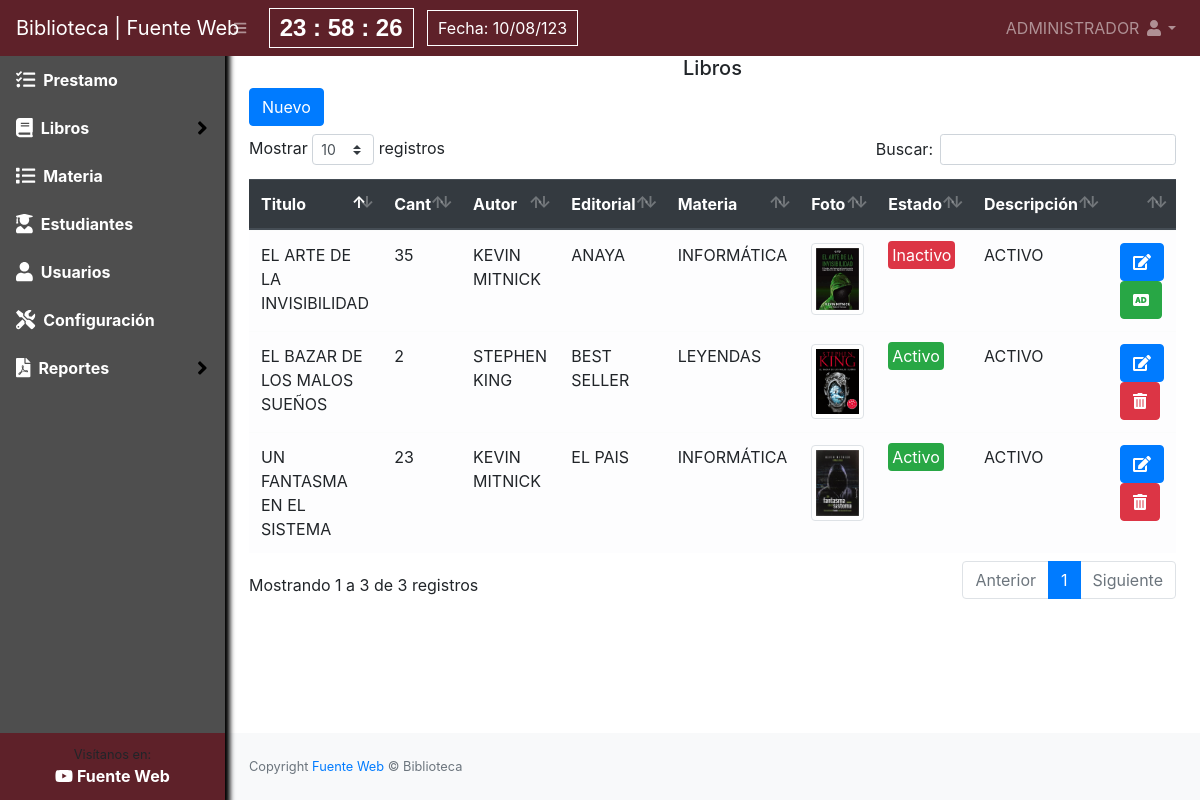
The page /libros (signed in) on the database its author committed.
### tables this page shows
CREATE TABLE `libro` (
  `id` int(11) NOT NULL,
  `titulo` text NOT NULL,
  `cantidad` int(11) NOT NULL,
  `id_autor` int(11) NOT NULL,
  `id_editorial` int(11) NOT NULL,
  `anio_edicion` date NOT NULL,
  `id_materia` int(11) NOT NULL,
  `num_pagina` int(11) NOT NULL,
  `descripcion` text NOT NULL,
  `imagen` varchar(100) NOT NULL,
  `estado` int(11) NOT NULL DEFAULT 1
);

CREATE TABLE `autor` (
  `id` int(11) NOT NULL,
  `autor` varchar(150) NOT NULL,
  `imagen` varchar(100) NOT NULL,
  `estado` int(11) NOT NULL DEFAULT 1
);

CREATE TABLE `editorial` (
  `id` int(11) NOT NULL,
  `editorial` varchar(150) NOT NULL,
  `estado` int(11) NOT NULL DEFAULT 1
);

CREATE TABLE `materia` (
  `id` int(11) NOT NULL,
  `materia` text NOT NULL,
  `estado` int(11) NOT NULL DEFAULT 1
);

### index.php (called while the page is built, shortened)
<?php
require_once("Helpers/Helpers.php");
$url = isset($_GET['url']) ? $_GET['url'] : "Home/home";
$arrUrl = explode("/", $url);
$controller = $arrUrl[0];
$methop = $arrUrl[0];
require_once("Libraries/Core/Load.php");
?>

### Libraries/Core/Controllers.php (called while the page is built, shortened)
<?php
class Controllers{
    public function loadModel()
    {
        $model = get_class($this)."Model";
        $routClass = "Models/".$model.".php";
    }
}
?>

### Libraries/Core/Conexion.php (called while the page is built)
<?php
class Conexion{
    private $conect;
    public function __construct()
    {
      $conexion = "mysql:host=".HOST.";dbname=".BD.";.CHARSET.";
      try {
          $this->conect = new PDO($conexion, DB_USER, PASS);
          $this->conect->setAttribute(PDO::ATTR_ERRMODE, PDO::ERRMODE_EXCEPTION);
      } catch (PDOException $e) {
          $this->conect = "Error en la conexion";
          echo "Error: " . $e->getMessage();
      }
    }
    public function conect()
    {
        return $this->conect;
    }
}
?>

### Libraries/Core/Mysql.php (called while the page is built, shortened)
<?php
class Mysql extends Conexion{
    private $conexion;
    function __construct()
    {
        $this->conexion = new Conexion();
        $this->conexion = $this->conexion->conect();
    }
    public function select_all(string $query){
        $this->strquery = $query;
        $result = $this->conexion->prepare($this->strquery);
        $result->execute();
        $data = $result->fetchall(PDO::FETCH_ASSOC);
        return $data;
    }
}
?>

### Helpers/Helpers.php (called while the page is built)
<?php
function base_url()
{
    return BASE_URL;
}
function encabezado($data="")
{
    $VistaH = "Views/Template/header.php";
    require_once($VistaH);
}
function pie($data="")
{
    $VistaP = "Views/Template/footer.php";
    require_once($VistaP);
}
?>

### Libraries/Core/Views.php (called while the page is built)
<?php
class Views{
    function getView($controller, $view, $data="", $alert="", $config = "", $cliente = "")
    {
        $controller = get_class($controller);
        if ($controller == "Home") {
            $view = "Views/".$view.".php";
        }else{
            $view = "Views/" . $controller . "/" . $view . ".php";
        }
        require_once($view);
    }
}
?>

### Controller/Libros.php (called while the page is built, shortened)
<?php
    class Libros extends Controllers{
        public function libros()
        {
            $libro = $this->model->selectLibro();
            $materias = $this->model->selectMateria();
            $editorial = $this->model->selectEditorial();
            $autor = $this->model->selectAutor();
            $data = ['libros' => $libro, 'materias' => $materias, 'editoriales' => $editorial, 'autores' => $autor];
            $this->views->getView($this, "listar", $data);
        }
}

### Models/LibrosModel.php (called while the page is built, shortened)
<?php
class LibrosModel extends Mysql{
    public function selectLibro()
    {
        $sql = "SELECT a.id, a.autor, e.id, e.editorial, m.id, m.materia, l.id, l.titulo, l.cantidad, l.id_autor, l.id_editorial, l.id_materia, l.descripcion, l.imagen, l.estado FROM autor a INNER JOIN editorial e INNER JOIN materia m INNER JOIN libro l ON a.id = l.id_autor AND e.id = l.id_editorial WHERE m.id = l.id_materia";
        $res = $this->select_all($sql);
        return $res;
    }
}

### Views/libros/listar.php (the view, shortened to what this page needs)
<?php encabezado() ?>
<div id="layoutSidenav_content">
    <main>
        <div class="container-fluid">
            <div class="row">
                <div class="col-lg-12">
                    <h5 class="text-center">Libros</h5>
                    <button class="btn btn-primary mb-2" type="button" data-toggle="modal" data-target="#nuevoLibro">Nuevo</button>
                    <div class="table-responsive">
                        <table class="table table-light mt-4" id="table">
                            <thead class="thead-dark">
                                <tr>
                                    <th>Titulo</th>
                                    <th>Cant</th>
                                    <th>Autor</th>
                                    <th>Editorial</th>
                                    <th>Materia</th>
                                    <th>Foto</th>
                                    <th>Estado</th>
                                    <th>Descripción</th>
                                    <th></th>
                                </tr>
                            </thead>
                            <tbody>
                                <?php foreach ($data['libros'] as $libro) {
                                    if ($libro['estado'] == 1) {
                                        $estado = '<span class="badge-success p-1 rounded">Activo</span>';
                                    } else {
                                        $estado = '<span class="badge-danger p-1 rounded">Inactivo</span>';
                                    }
                                ?>
                                    <tr>
                                        <td><?php echo $libro['titulo']; ?></td>
                                        <td><?php echo $libro['cantidad']; ?></td>
                                        <td><?php echo $libro['autor']; ?></td>
                                        <td><?php echo $libro['editorial']; ?></td>
                                        <td><?php echo $libro['materia']; ?></td>
                                        <td><img src="<?php echo base_url() ?>Assets/images/libros/<?php echo $libro['imagen']; ?>" width="150" class="img-thumbnail"></td>
                                        <td><?php echo $estado ?></td>
                                        <td><?php echo $libro['descripcion']; ?></td>
                                        <td>
                                            <a href="<?php echo base_url(); ?>libros/editar?id=<?php echo $libro['id']; ?>" class="btn btn-primary"><i class="fas fa-edit"></i></a>
                                            <?php if ($libro['estado'] == 1) { ?>
                                                <form method="post" action="<?php echo base_url(); ?>libros/eliminar" class="d-inline eliminar">
                                                    <button class="btn btn-danger" type="submit"><i class="fas fa-trash-alt"></i></button>
                                                </form>
                                            <?php } else { ?>
                                                <form method="post" action="<?php echo base_url(); ?>libros/reingresar" class="d-inline reingresar">
                                                    <button class="btn btn-success" type="submit"><i class="fas fa-audio-description"></i></button>
                                                </form>
                                            <?php } ?>
                                        </td>
                                    </tr>
                                <?php } ?>
                            </tbody>
                        </table>
                    </div>
                </div>
            </div>
        </div>
    </main>
    <?php pie() ?>

### Libraries/Core/Load.php (shortened to what this page needs)
<?php
$controllerFile = "Controller/" . $controller . ".php";
if (file_exists($controllerFile)) {
    $controller = new $controller();
    if (method_exists($controller, $methop)) {
        $controller->{$methop}($params);
    } else {
        require_once("Controller/Error.php");
    }
} else {
    require_once("Controller/Error.php");
}
?>

### Views/template/header.php (shortened to what this page needs)
<!DOCTYPE html>
<html lang="en">
<head>
    <link rel="stylesheet" href="<?php echo base_url(); ?>Assets/css/styles.css" id="theme-stylesheet">
    <link rel="stylesheet" href="<?php echo base_url(); ?>Assets/css/select2.min.css">
    <link rel="stylesheet" href="<?php echo base_url(); ?>Assets/css/dataTables.bootstrap4.min.css">
</head>
<body class="sb-nav-fixed">
    <nav class="sb-topnav navbar navbar-expand navbar-dark bg-primary">
        <a class="navbar-brand" href="<?php echo base_url(); ?>admin/listar">Biblioteca | Fuente Web</a>
        <button class="btn btn-link btn-sm order-1 order-lg-0" id="sidebarToggle" href="#"><i class="fas fa-bars"></i></button>
<div id="reloj" class="reloj">00 : 00 : 00
</div>
<div
style="float:right;
       padding: 5px 10px;
       border: 1px solid white;
       text-align: center;
       color: #fff;">
</div>
        <ul class="navbar-nav ml-auto">
            <li class="nav-item dropdown">
                <a class="nav-link dropdown-toggle text-capitalize" id="userDropdown" href="#" role="button" data-toggle="dropdown" aria-haspopup="true" aria-expanded="false"><?php echo $_SESSION['nombre']; ?> <i class="fas fa-user fa-fw"></i></a>
            </li>
        </ul>
    </nav>
    <div id="layoutSidenav">
        <div id="layoutSidenav_nav">
            <nav class="sb-sidenav accordion sb-sidenav-dark" id="sidenavAccordion">
                <div class="sb-sidenav-menu">
                    <div class="nav">
                        <?php if ($_SESSION['rol'] == 1) { ?>
                            <a class="nav-link active" href="<?php echo base_url(); ?>admin/listar">
                                <div class="sb-nav-link-icon"><i class="fas fa-tasks fa-lg"></i></div>
                                Prestamo
                            </a>
                        <?php } ?>
                        <a class="nav-link collapsed active" href="<?php echo base_url(); ?>/libros" data-toggle="collapse" data-target="#collapseLayouts" aria-expanded="false" aria-controls="collapseLayouts">
                            <div class="sb-nav-link-icon"><i class="fas fa-book fa-lg"></i></div>
                            Libros
                            <div class="sb-sidenav-collapse-arrow"><i class="fas fa-angle-down fa-lg"></i></div>
                        </a>
                        <a class="nav-link active" href="<?php echo base_url(); ?>materia">
                            <div class="sb-nav-link-icon"><i class="fas fa-list fa-lg"></i>
                            </div>
                            Materia
                        </a><a class="nav-link active" href="<?php echo base_url(); ?>estudiantes">
                            <div class="sb-nav-link-icon"><i class="fas fa-user-graduate fa-lg"></i>
                            </div>
                            Estudiantes
                        </a>
                        <?php if ($_SESSION['rol'] == 1) { ?>
                            <a class="nav-link active" href="<?php echo base_url(); ?>usuarios/listar">
                                <div class="sb-nav-link-icon"><i class="fas fa-user fa-lg"></i>
                                </div>
                                Usuarios
                            </a>
                            <a class="nav-link active" href="<?php echo base_url(); ?>configuracion/listar">
                                <div class="sb-nav-link-icon"><i class="fas fa-tools fa-lg"></i>
                                </div>
                                Configuración
                            </a>
                        <?php } ?>
                        <a class="nav-link collapsed active" href="<?php echo base_url(); ?>/libros" data-toggle="collapse" data-target="#collapseEst" aria-expanded="false" aria-controls="collapseLayouts">
                            <div class="sb-nav-link-icon"><i class="fas fa-file-pdf fa-lg"></i></div>
                            Reportes
                            <div class="sb-sidenav-collapse-arrow"><i class="fas fa-angle-down fa-lg"></i></div>
                        </a>
                    </div>
                </div>
                <div class="sb-sidenav-footer bg-primary">
                    <center>
                    <div class="small"> Visítanos en: </div>
                    <a href="https://www.youtube.com/channel/UCQt66csrx8LcVsI66hnu2fQ" class="text-white"><i class="fab fa-youtube"></i> Fuente Web</a>
                    </center>
                </div>
            </nav>
        </div>

### Views/template/footer.php (shortened to what this page needs)
<footer class="py-4 bg-light mt-auto">
    <div class="container-fluid">
        <div class="d-flex align-items-center justify-content-between small">
            <div class="text-muted">Copyright <a href="https://www.youtube.com/channel/UCQt66csrx8LcVsI66hnu2fQ">Fuente Web</a> &copy; Biblioteca</div>
        </div>
    </div>
</footer>
</div>
</body>
</html>

### Views/template/header.php (style rules this page uses)
.reloj { padding: 5px 10px; border: 1px solid white; font: bold 1.5em dotum, "lucida sans", arial; text-align: center; color: #fff; }

### rows shown on the page
libro: titulo "UN FANTASMA EN EL SISTEMA", cantidad "23", id_autor.autor "KEVIN MITNICK", id_editorial.editorial "EL PAIS", id_materia.materia "INFORMÁTICA", imagen (picture), estado "Activo", descripcion "ACTIVO"
libro: titulo "EL ARTE DE LA INVISIBILIDAD", cantidad "35", id_autor.autor "KEVIN MITNICK", id_editorial.editorial "ANAYA", id_materia.materia "INFORMÁTICA", imagen (picture), estado "Inactivo", descripcion "ACTIVO"
libro: titulo "EL BAZAR DE LOS MALOS SUEÑOS", cantidad "2", id_autor.autor "STEPHEN KING", id_editorial.editorial "BEST SELLER", id_materia.materia "LEYENDAS", imagen (picture), estado "Activo", descripcion "ACTIVO"

### other values the page prints
$_SESSION['nombre'] "ADMINISTRADOR"
